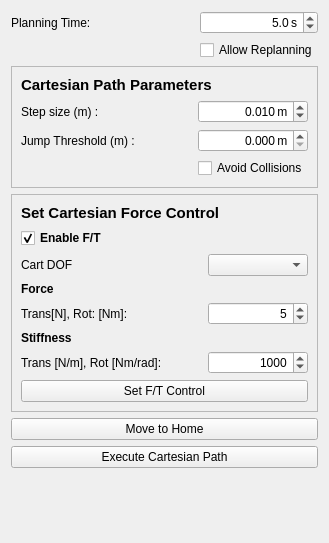
     <widget class="QWidget" name="tab_ExecutePlan">
      <attribute name="title">
       <string>Execute Path</string>
      </attribute>
      <layout class="QVBoxLayout" name="verticalLayout_6">
       <item>
        <layout class="QGridLayout" name="gridLayout">
         <item row="0" column="0">
          <widget class="QLabel" name="label_4">
           <property name="text">
            <string>Planning Time:</string>
           </property>
          </widget>
         </item>
         <item row="1" column="2">
          <widget class="QCheckBox" name="chk_AllowReplanning">
           <property name="text">
            <string>Allow Replanning</string>
           </property>
          </widget>
         </item>
         <item row="0" column="1">
          <spacer name="horizontalSpacer_3">
           <property name="orientation">
            <enum>Qt::Horizontal</enum>
           </property>
           <property name="sizeHint" stdset="0">
            <size>
             <width>40</width>
             <height>20</height>
            </size>
           </property>
          </spacer>
         </item>
         <item row="0" column="2">
          <widget class="QDoubleSpinBox" name="spin_PlanTime">
           <property name="minimumSize">
            <size>
             <width>100</width>
             <height>0</height>
            </size>
           </property>
           <property name="alignment">
            <set>Qt::AlignRight|Qt::AlignTrailing|Qt::AlignVCenter</set>
           </property>
           <property name="suffix">
            <string> s</string>
           </property>
           <property name="decimals">
            <number>1</number>
           </property>
           <property name="minimum">
            <double>0.100000000000000</double>
           </property>
           <property name="maximum">
            <double>60.000000000000000</double>
           </property>
           <property name="value">
            <double>5.000000000000000</double>
           </property>
          </widget>
         </item>
        </layout>
       </item>
       <item>
        <widget class="QFrame" name="frame">
         <property name="frameShape">
          <enum>QFrame::StyledPanel</enum>
         </property>
         <property name="frameShadow">
          <enum>QFrame::Raised</enum>
         </property>
         <layout class="QVBoxLayout" name="verticalLayout_8">
          <item>
           <widget class="QLabel" name="label_24">
            <property name="font">
             <font>
              <pointsize>11</pointsize>
              <weight>75</weight>
              <bold>true</bold>
             </font>
            </property>
            <property name="text">
             <string>Cartesian Path Parameters</string>
            </property>
           </widget>
          </item>
          <item>
           <layout class="QGridLayout" name="gridLayout_2">
            <item row="1" column="0">
             <widget class="QLabel" name="label_6">
              <property name="text">
               <string>Jump Threshold (m) :</string>
              </property>
             </widget>
            </item>
            <item row="2" column="2">
             <widget class="QCheckBox" name="chk_AvoidColl">
              <property name="text">
               <string>Avoid Collisions</string>
              </property>
             </widget>
            </item>
            <item row="0" column="0">
             <widget class="QLabel" name="label_5">
              <property name="font">
               <font>
                <weight>50</weight>
                <bold>false</bold>
               </font>
              </property>
              <property name="text">
               <string>Step size (m) :</string>
              </property>
             </widget>
            </item>
            <item row="1" column="2">
             <widget class="QDoubleSpinBox" name="spin_JmpThresh">
              <property name="minimumSize">
               <size>
                <width>100</width>
                <height>0</height>
               </size>
              </property>
              <property name="alignment">
               <set>Qt::AlignRight|Qt::AlignTrailing|Qt::AlignVCenter</set>
              </property>
              <property name="suffix">
               <string> m</string>
              </property>
              <property name="decimals">
               <number>3</number>
              </property>
              <property name="minimum">
               <double>0.000000000000000</double>
              </property>
              <property name="maximum">
               <double>9.999000000000001</double>
              </property>
              <property name="singleStep">
               <double>0.010000000000000</double>
              </property>
              <property name="value">
               <double>0.000000000000000</double>
              </property>
             </widget>
            </item>
            <item row="0" column="2">
             <widget class="QDoubleSpinBox" name="spin_StepSize">
              <property name="minimumSize">
               <size>
                <width>100</width>
                <height>0</height>
               </size>
              </property>
              <property name="alignment">
               <set>Qt::AlignRight|Qt::AlignTrailing|Qt::AlignVCenter</set>
              </property>
              <property name="suffix">
               <string> m</string>
              </property>
              <property name="decimals">
               <number>3</number>
              </property>
              <property name="minimum">
               <double>0.001000000000000</double>
              </property>
              <property name="maximum">
               <double>9.999000000000001</double>
              </property>
              <property name="singleStep">
               <double>0.010000000000000</double>
              </property>
              <property name="value">
               <double>0.010000000000000</double>
              </property>
             </widget>
            </item>
            <item row="0" column="1">
             <spacer name="horizontalSpacer_4">
              <property name="orientation">
               <enum>Qt::Horizontal</enum>
              </property>
              <property name="sizeHint" stdset="0">
               <size>
                <width>40</width>
                <height>20</height>
               </size>
              </property>
             </spacer>
            </item>
           </layout>
          </item>
         </layout>
        </widget>
       </item>
       <item>
        <widget class="QFrame" name="frame_2">
         <property name="frameShape">
          <enum>QFrame::StyledPanel</enum>
         </property>
         <property name="frameShadow">
          <enum>QFrame::Raised</enum>
         </property>
         <layout class="QVBoxLayout" name="verticalLayout_10">
          <item>
           <widget class="QLabel" name="serCartesianForceControlLabel">
            <property name="font">
             <font>
              <pointsize>11</pointsize>
              <weight>75</weight>
              <bold>true</bold>
             </font>
            </property>
            <property name="text">
             <string>Set Cartesian Force Control</string>
            </property>
           </widget>
          </item>
          <item>
           <layout class="QGridLayout" name="gridLayout_6">
            <item row="1" column="2">
             <widget class="QComboBox" name="combo_DOF_FT">
              <property name="maxVisibleItems">
               <number>6</number>
              </property>
              <property name="maxCount">
               <number>6</number>
              </property>
             </widget>
            </item>
            <item row="2" column="0">
             <widget class="QLabel" name="label_29">
              <property name="font">
               <font>
                <weight>75</weight>
                <bold>true</bold>
               </font>
              </property>
              <property name="text">
               <string>Force</string>
              </property>
             </widget>
            </item>
            <item row="5" column="0">
             <widget class="QLabel" name="label_30">
              <property name="text">
               <string>Trans [N/m], Rot [Nm/rad]:</string>
              </property>
             </widget>
            </item>
            <item row="4" column="0">
             <widget class="QLabel" name="label_26">
              <property name="font">
               <font>
                <weight>75</weight>
                <bold>true</bold>
               </font>
              </property>
              <property name="text">
               <string>Stiffness</string>
              </property>
             </widget>
            </item>
            <item row="1" column="0">
             <widget class="QLabel" name="label_27">
              <property name="text">
               <string>Cart DOF</string>
              </property>
             </widget>
            </item>
            <item row="3" column="0">
             <widget class="QLabel" name="label_28">
              <property name="text">
               <string>Trans[N], Rot: [Nm]: </string>
              </property>
             </widget>
            </item>
            <item row="0" column="0">
             <widget class="QCheckBox" name="chk_EnableFT">
              <property name="font">
               <font>
                <weight>75</weight>
                <bold>true</bold>
               </font>
              </property>
              <property name="text">
               <string>Enable F/T</string>
              </property>
              <property name="checked">
               <bool>true</bool>
              </property>
             </widget>
            </item>
            <item row="0" column="1">
             <spacer name="horizontalSpacer_5">
              <property name="orientation">
               <enum>Qt::Horizontal</enum>
              </property>
              <property name="sizeHint" stdset="0">
               <size>
                <width>40</width>
                <height>20</height>
               </size>
              </property>
             </spacer>
            </item>
            <item row="3" column="2">
             <widget class="QDoubleSpinBox" name="spin_FTValue">
              <property name="minimumSize">
               <size>
                <width>100</width>
                <height>0</height>
               </size>
              </property>
              <property name="alignment">
               <set>Qt::AlignRight|Qt::AlignTrailing|Qt::AlignVCenter</set>
              </property>
              <property name="decimals">
               <number>0</number>
              </property>
              <property name="maximum">
               <double>10000.000000000000000</double>
              </property>
              <property name="value">
               <double>5.000000000000000</double>
              </property>
             </widget>
            </item>
            <item row="5" column="2">
             <widget class="QDoubleSpinBox" name="spin_FTStiffness">
              <property name="minimumSize">
               <size>
                <width>100</width>
                <height>0</height>
               </size>
              </property>
              <property name="alignment">
               <set>Qt::AlignRight|Qt::AlignTrailing|Qt::AlignVCenter</set>
              </property>
              <property name="decimals">
               <number>0</number>
              </property>
              <property name="maximum">
               <double>10000.000000000000000</double>
              </property>
              <property name="value">
               <double>1000.000000000000000</double>
              </property>
             </widget>
            </item>
           </layout>
          </item>
          <item>
           <widget class="QPushButton" name="setFTButton">
            <property name="text">
             <string>Set F/T Control</string>
            </property>
           </widget>
          </item>
         </layout>
        </widget>
       </item>
       <item>
        <widget class="QPushButton" name="moveToHomePoseButton">
         <property name="text">
          <string>Move to Home</string>
         </property>
        </widget>
       </item>
       <item>
        <widget class="QPushButton" name="executePathButton">
         <property name="text">
          <string>Execute Cartesian Path</string>
         </property>
        </widget>
       </item>
       <item>
        <spacer name="verticalSpacer_5">
         <property name="orientation">
          <enum>Qt::Vertical</enum>
         </property>
         <property name="sizeHint" stdset="0">
          <size>
           <width>20</width>
           <height>40</height>
          </size>
         </property>
        </spacer>
       </item>
       <item>
        <widget class="QLabel" name="lbl_cartPathCompleted">
         <property name="font">
          <font>
           <pointsize>12</pointsize>
           <weight>75</weight>
           <bold>true</bold>
          </font>
         </property>
         <property name="text">
          <string/>
         </property>
        </widget>
       </item>
      </layout>
     </widget>
